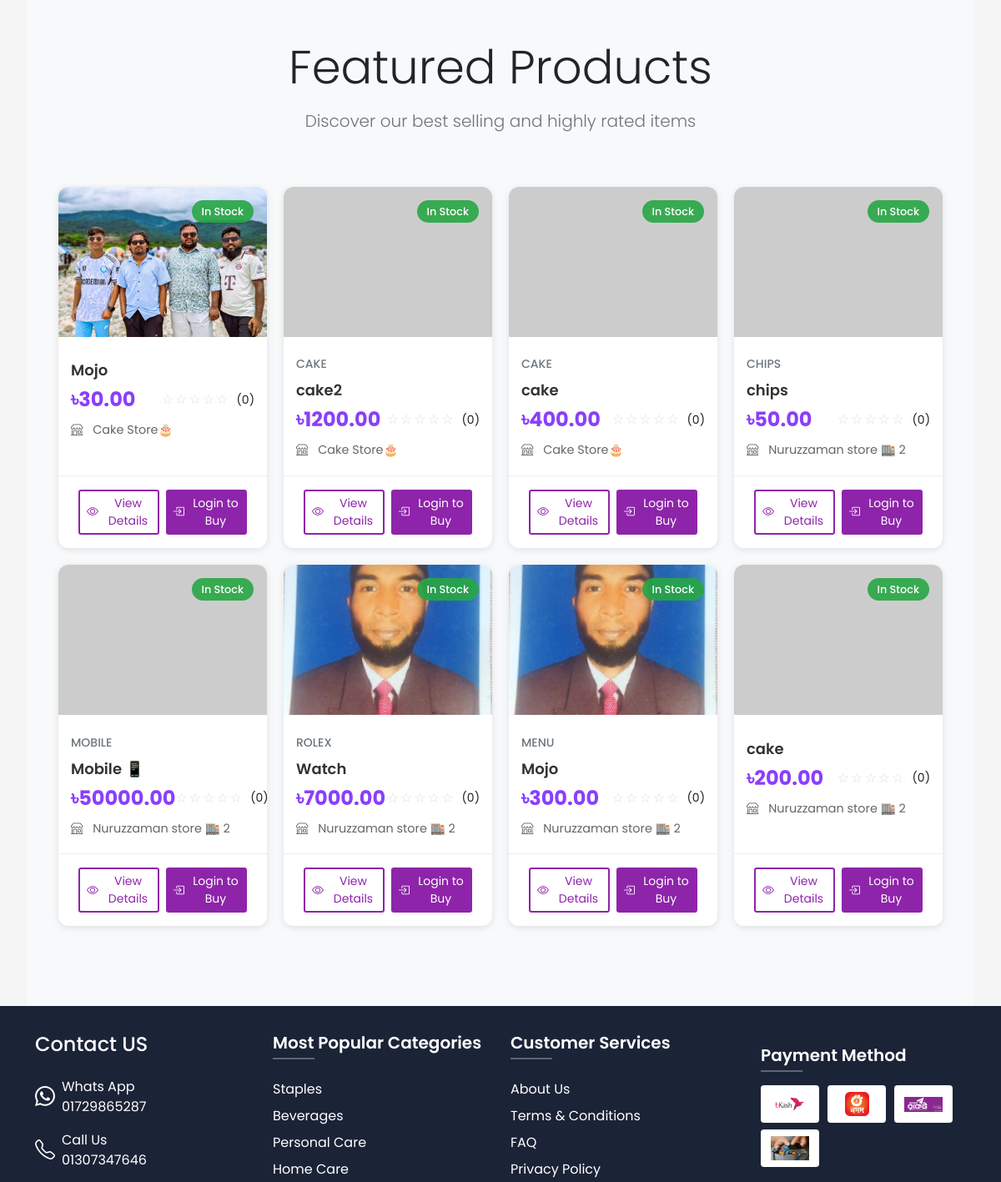
Before: / (middle part) with the older database file.
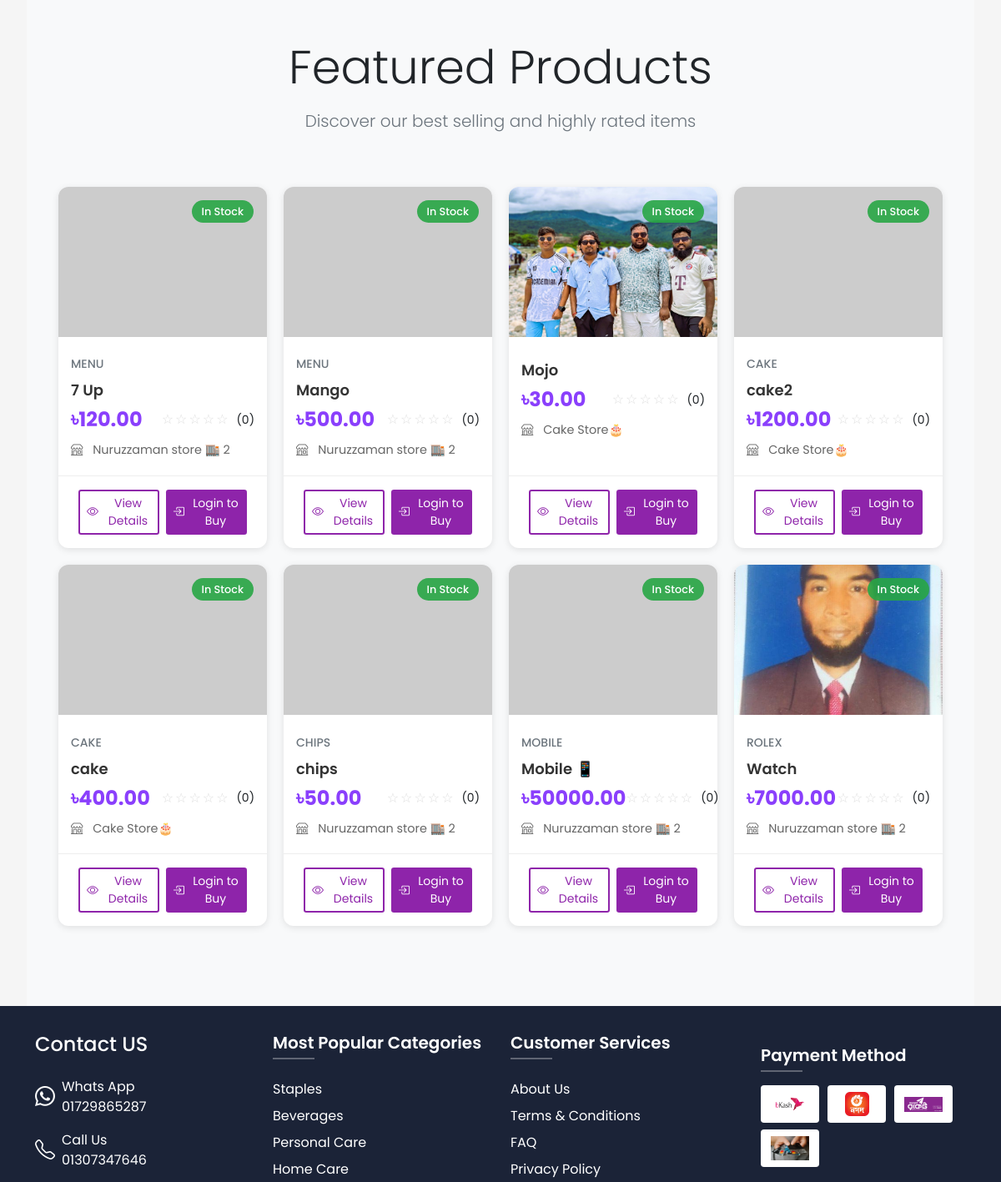
After: the same page with the newer database file.
### ecommerce/models/shop.py (models this page shows, shortened)
class Product(db.Model):
    id = db.Column(db.Integer, primary_key=True)
    name = db.Column(db.String(100), nullable=False)
    description = db.Column(db.Text)
    price = db.Column(db.Float, nullable=False)
    stock = db.Column(db.Integer, nullable=False, default=0)
    shop_id = db.Column(db.Integer, db.ForeignKey('shop.id'), nullable=False)
    category = db.Column(db.String(50))  # Add category field
    created_at = db.Column(db.DateTime, default=datetime.utcnow)
    images = db.relationship('Image', lazy=True,
                           foreign_keys='Image.product_id',
                           cascade="all, delete-orphan",
                           backref=db.backref('product_ref', lazy=True))
    rating = db.Column(db.Float, default=0.0)  # Average rating
    rating_count = db.Column(db.Integer, default=0)  # Number of ratings
    reviews = db.relationship(Review, backref='product', lazy=True)
    min_price = db.Column(db.Float)  # Minimum acceptable price
    max_discount_percentage = db.Column(db.Float, default=20.0)  # Maximum allowed discount
    continue_iteration = db.Column(db.Boolean, default=False)  # Whether to continue negotiation after max discount

class Shop(db.Model):
    id = db.Column(db.Integer, primary_key=True)
    name = db.Column(db.String(100), nullable=False)
    description = db.Column(db.Text)
    about = db.Column(db.Text)  # New field for shop-specific About content
    owner_id = db.Column(db.Integer, db.ForeignKey('user.id'), nullable=False)
    location_lat = db.Column(db.Float, nullable=True)
    location_lng = db.Column(db.Float, nullable=True)
    address = db.Column(db.String(200), nullable=True)
    approval_status = db.Column(db.String(20), server_default='pending')  # pending, approved, rejected
    images = db.relationship('Image', lazy=True,
                           foreign_keys='Image.shop_id',
                           cascade="all, delete-orphan",
                           backref=db.backref('shop_ref', lazy=True))
    phone = db.Column(db.String(20))
    email = db.Column(db.String(120))
    website = db.Column(db.String(200))
    business_hours = db.Column(db.Text)  # Stored as JSON string
    created_at = db.Column(db.DateTime, default=datetime.utcnow)
    is_active = db.Column(db.Boolean, default=False)  # Only true after approval
    products = db.relationship('Product', backref='shop', lazy=True)

### ecommerce/models/image.py (models this page shows, shortened)
class Image(db.Model):
    id = db.Column(db.Integer, primary_key=True)
    filename = db.Column(db.String(255), nullable=False)
    original_filename = db.Column(db.String(255), nullable=False)
    mime_type = db.Column(db.String(100), nullable=False)
    size = db.Column(db.Integer, nullable=False)  # File size in bytes
    width = db.Column(db.Integer)  # Image width in pixels
    height = db.Column(db.Integer)  # Image height in pixels
    uploaded_by = db.Column(db.Integer, db.ForeignKey('user.id'), nullable=False)
    created_at = db.Column(db.DateTime, default=datetime.utcnow)
    product_id = db.Column(db.Integer, db.ForeignKey('product.id'), nullable=True)
    shop_id = db.Column(db.Integer, db.ForeignKey('shop.id'), nullable=True)

### ecommerce/routes/main.py (the view)
@main_bp.route('/')
def index():
    featured_shops = Shop.query.filter_by(is_active=True).limit(6).all()
    featured_products = Product.query.join(Shop)\
        .filter(Shop.is_active == True)\
        .filter(Product.stock > 0)\
        .order_by(Product.rating.desc(), Product.created_at.desc())\
        .limit(8).all()  # Show 8 featured products
    return render_template('main/home.html',
                         featured_shops=featured_shops,
                         featured_products=featured_products,
                         current_date="May 5, 2025")

### ecommerce/templates/main/home.html (shortened to what this page needs)
{% extends "base.html" %}
{% block content %}
<section class="featured-products py-5 bg-light">
    <div class="container">
        <div class="text-center mb-5">
            <h2 class="display-4 mb-3">Featured Products</h2>
            <p class="lead text-muted">Discover our best selling and highly rated items</p>
        </div>
        <div class="product-grid">
            {% for product in featured_products %}
            <div class="product-card" data-aos="fade-up" data-aos-delay="{{ loop.index * 100 }}">
                <div class="product-image">
                    <img src="{{ product.image_url or product.images[0].filename if product.images else 'https://via.placeholder.com/400x400?text=' ~ product.name|urlencode }}"
                         alt="{{ product.name }}"
                         class="card-img-top"
                         onerror="this.onerror=null; this.src='https://via.placeholder.com/400x400?text=' + encodeURIComponent('{{ product.name }}')">
                    {% if product.stock > 0 %}
                        <div class="product-tag">In Stock</div>
                    {% endif %}
                </div>
                <div class="product-info">
                    {% if product.category %}
                        <div class="product-category">{{ product.category.upper() }}</div>
                    {% endif %}
                    <h4 class="product-title">{{ product.name }}</h4>
                    <div class="product-meta">
                        <div class="product-price">৳{{ "%.2f"|format(product.price) }}</div>
                        <div class="product-rating">
                            {% set rating = product.rating|default(0)|int %}
                            <div class="stars">
                                <span class="empty-stars">{{ "☆"|safe * (5 - rating) }}</span>
                            </div>
                            <small>({{ product.rating_count|default(0) }})</small>
                        </div>
                    </div>
                    <p class="product-shop">
                        <i class="bi bi-shop"></i> {{ product.shop.name }}
                    </p>
                </div>
                <div class="product-actions">
                    <a href="{{ url_for('shop.product', shop_id=product.shop.id, product_id=product.id) }}"
                       class="btn btn-outline-primary btn-sm details-btn">
                       <i class="bi bi-eye"></i> View Details
                    </a>
                    {% if product.stock > 0 %}
                        {% if current_user.is_authenticated %}
                            <button class="btn btn-primary btn-sm cart-btn"
                                    onclick="addToCart('{{ product.id }}', '{{ product.name }}')">
                                <i class="bi bi-cart-plus"></i> Add to Cart
                            </button>
                        {% else %}
                            <a href="{{ url_for('auth.login') }}" class="btn btn-primary btn-sm cart-btn">
                                <i class="bi bi-box-arrow-in-right"></i> Login to Buy
                            </a>
                        {% endif %}
                    {% else %}
                        <button class="btn btn-secondary btn-sm" disabled>
                            <i class="bi bi-x-circle"></i> Out of Stock
                        </button>
                    {% endif %}
                </div>
            </div>
            {% else %}
            <div class="col-12">
                <div class="alert alert-info">
                    <i class="bi bi-info-circle"></i> No featured products available at this time.
                </div>
            </div>
            {% endfor %}
        </div>
    </div>
</section>
{% include 'includes/footer.html' %}
{% endblock %}

Changed rows visible on the page:
no longer on this page (row edited): Product: filename (picture), stock "In Stock", category "MENU", name "Mojo", price "300.00", value "☆☆☆☆☆", rating_count "0", shop.name "Nuruzzaman store 🏬 2"
no longer on this page (row edited): Product: stock "In Stock", name "cake", price "200.00", value "☆☆☆☆☆", rating_count "0", shop.name "Nuruzzaman store 🏬 2"
added Product: stock "In Stock", category "MENU", name "7 Up", price "120.00", value "☆☆☆☆☆", rating_count "0", shop.name "Nuruzzaman store 🏬 2"
added Product: stock "In Stock", category "MENU", name "Mango", price "500.00", value "☆☆☆☆☆", rating_count "0", shop.name "Nuruzzaman store 🏬 2"
